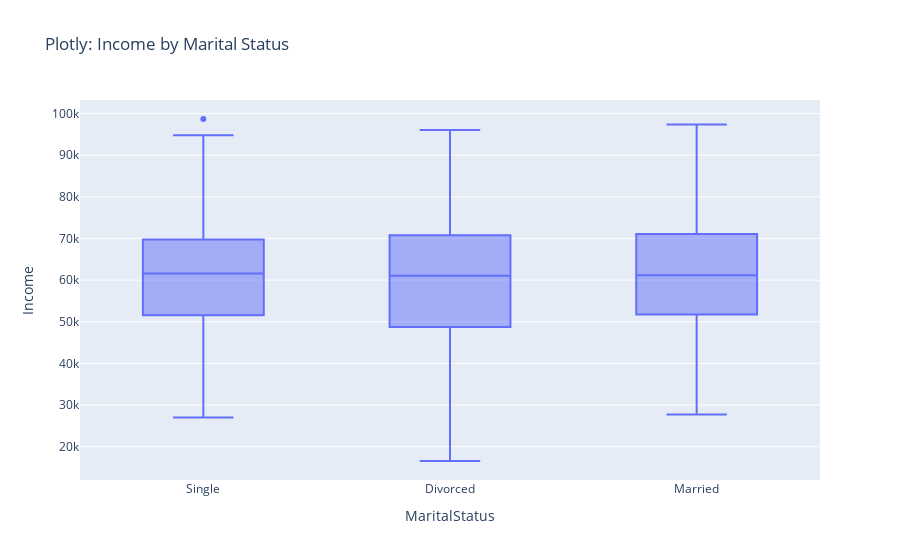

Notebook source saved alongside this figure:
### Code cell
print("🔹 Seaborn")
sns.boxplot(data=df, x='MaritalStatus', y='Income')
plt.title("Seaborn: Income by Marital Status")
plt.show()

print("🔹 Plotly")
px.box(df, x='MaritalStatus', y='Income', title="Plotly: Income by Marital Status").show()

print("🔹 Matplotlib")
groups = [df[df['MaritalStatus'] == status]['Income'] for status in df['MaritalStatus'].unique()]
plt.boxplot(groups, tick_labels=df['MaritalStatus'].unique())
plt.title("Matplotlib: Income by Marital Status")
plt.xlabel("Marital Status")
plt.ylabel("Income")
plt.grid(True)
plt.show()

### Figure 1 — Plotly figure (JSON) as saved in the notebook; plotly's stock layout.template omitted (floating-point values rounded to 4 significant figures; data arrays with more than 128 entries replaced by an {"elided": "..."} marker saying what was removed)
{"data": [{"alignmentgroup": "True", "hovertemplate": "MaritalStatus=%{x}<br>Income=%{y}<extra></extra>", "legendgroup": "", "marker": {"color": "#636efa"}, "name": "", "notched": false, "offsetgroup": "", "orientation": "v", "showlegend": false, "type": "box", "x": {"elided": "500 str values"}, "x0": " ", "xaxis": "x", "y": {"elided": "500 int values"}, "y0": " ", "yaxis": "y"}], "layout": {"boxmode": "group", "legend": {"tracegroupgap": 0}, "title": {"text": "Plotly: Income by Marital Status"}, "xaxis": {"anchor": "y", "domain": [0, 1], "title": {"text": "MaritalStatus"}}, "yaxis": {"anchor": "x", "domain": [0, 1], "title": {"text": "Income"}}}}
